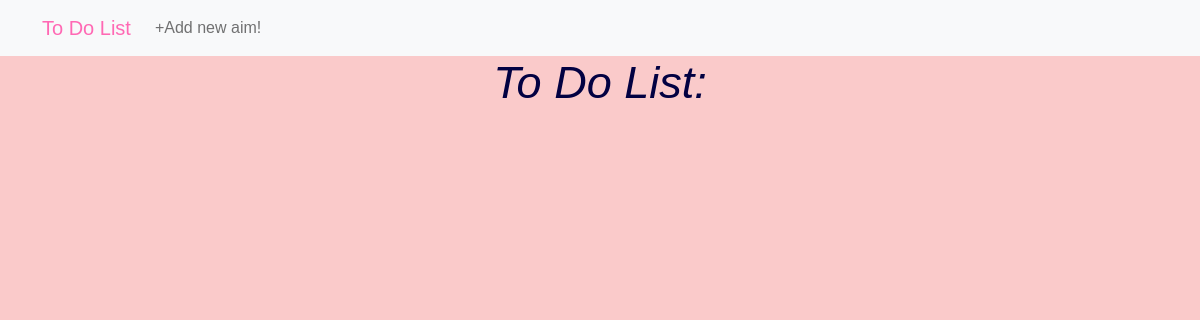
The app's page /, older data.
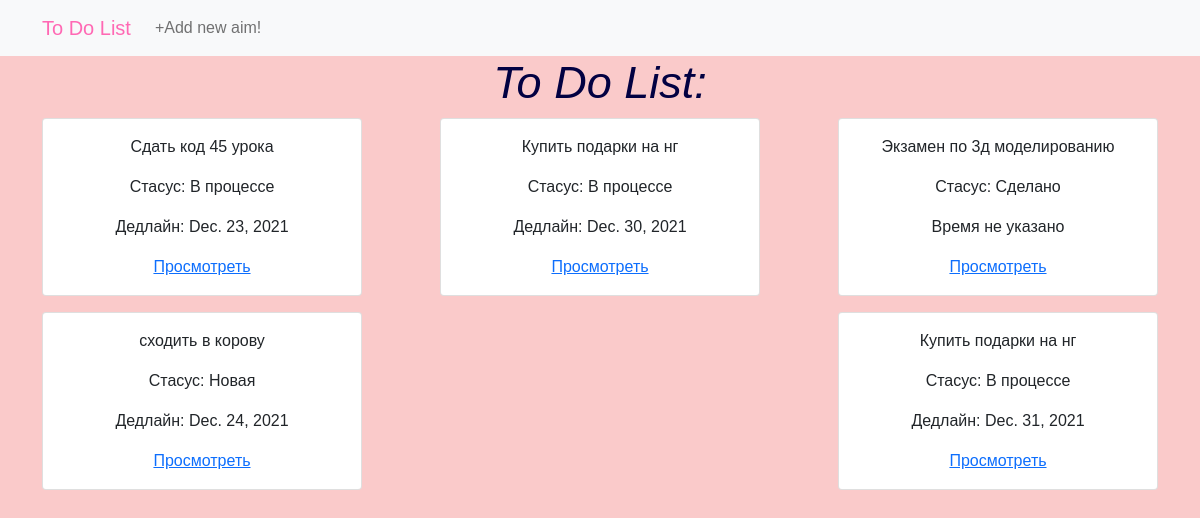
The same page, newer data.
### todolist/models.py (models this page shows, shortened)
class ToDoList(models.Model):
    new = 'new'
    in_progress = 'in_progress'
    done = 'done'
    status_choices = [('new', 'Новая'), ('in_progress', 'В процессе'), ('done', 'Сделано')]
    aim = models.CharField(max_length=200, null=False, blank=False, verbose_name='Задача')
    status = models.CharField(max_length=11, choices=status_choices, default='new', verbose_name='Статус')
    description = models.CharField(max_length=2000,  verbose_name='Подробное описание')
    deadline_at = models.DateField(null=True, blank=True, verbose_name='Дедлайн')

### todolist/views.py (the view)
# urls.py: path('', todolist_view, name='index'),
def todolist_view(request):
    aim_list = ToDoList.objects.all()
    return render(request, 'todolist.html', {'aim_list': aim_list})

### todolist/templates/todolist.html
{% extends 'base.html' %}
{% block content %}
<h1>To Do List:</h1>
    <div class="container">
        <div class="row justify-content-between">
            {% for aim in aim_list %}
                <div class="card mb-3" style="width: 20rem;">
                    <div class="card-body">
                        <p>{{aim.aim}}</p>
                        <p>Стасус: {{aim.get_status_display }}</p>
                        {% if aim.deadline_at != None %}
                            <p>Дедлайн: {{ aim.deadline_at }}</p>
                        {% else %}
                            <p>Время не указано</p>
                        {% endif %}
                        <a href="{% url 'list_check' aim.pk %}">Просмотреть</a>
                        </div>
                </div>
            {% endfor %}
        </div>
    </div>
{% endblock %}

### todolist/templates/base.html (shortened to what this page needs)
{% load static %}
<!doctype html>
<html lang="en">
<head>
    <link href="https://cdn.jsdelivr.net/npm/bootstrap@5.1.3/dist/css/bootstrap.min.css" rel="stylesheet">
    <link rel="stylesheet"  href="{% static '/style.css' %}">
</head>
<body>
<nav class="navbar navbar-expand-lg navbar-light bg-light">
  <div class="container">
    <a class="navbar-brand" style="color: hotpink" href="{% url 'index' %}">To Do List</a>
    <div class="collapse navbar-collapse" id="navbarNav">
      <ul class="navbar-nav">
          {% block nav %}
        <li class="nav-item">
          <a class="nav-link" aria-current="page" href="{% url 'list_add' %}">+Add new aim!</a>
        </li>
          {% endblock %}
      </ul>
    </div>
  </div>
</nav>
<div class="container">
    {% block content %}{% endblock %}
</div>
</body>
</html>

### todolist/static/style.css (style rules this page uses)
body { text-align: center; font-family: Arial, sans-serif; background: #facaca; }
h1 { color: #020142; font-size: 45px; font-style: italic; }

Row changes from the older to the newer data that the page shows:
added ToDoList: aim "Сдать код 45 урока", status "В процессе", deadline_at "Dec. 23, 2021"
added ToDoList: aim "Купить подарки на нг", status "В процессе", deadline_at "Dec. 30, 2021"
added ToDoList: aim "Экзамен по 3д моделированию", status "Сделано", shows "Время не указано"
added ToDoList: aim "сходить в корову", status "Новая", deadline_at "Dec. 24, 2021"
added ToDoList: aim "Купить подарки на нг", status "В процессе", deadline_at "Dec. 31, 2021"
